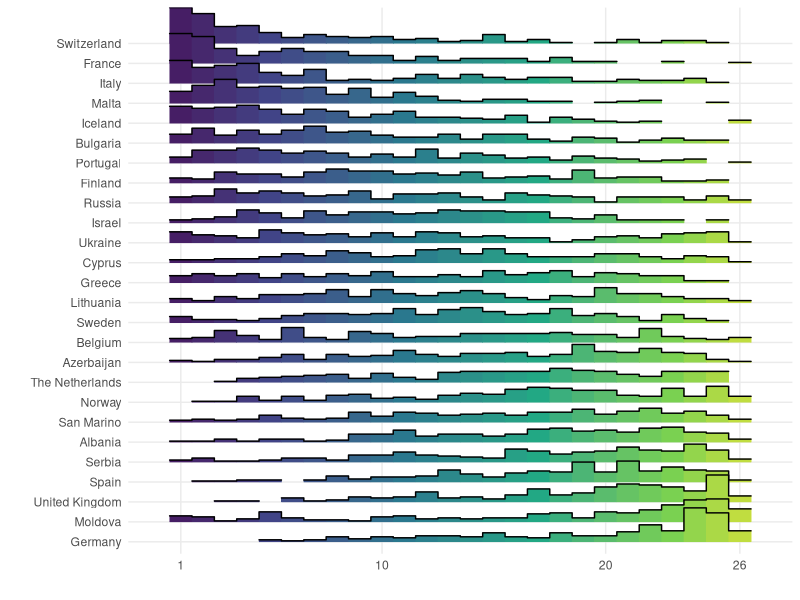
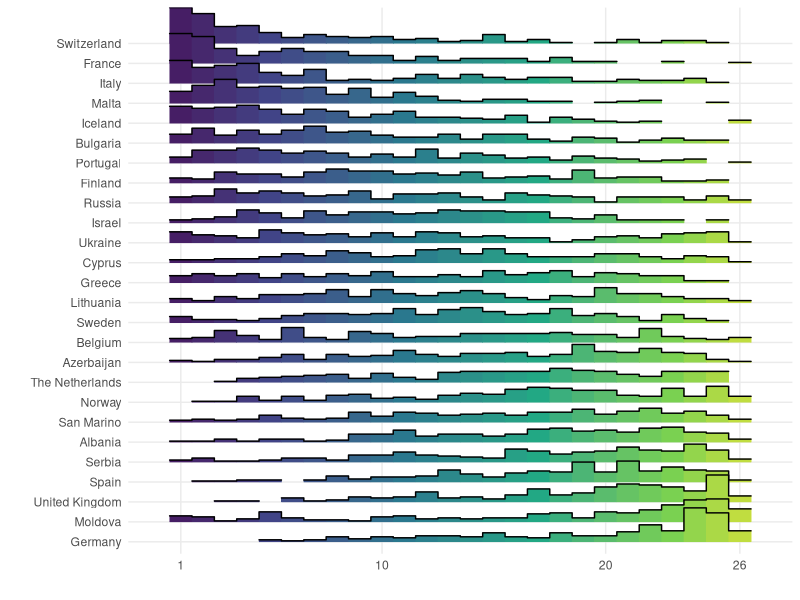

Reproduce these figures in R, in order.
# thought these tweets were good
# https://twitter.com/enmegsohasem/status/1396590957399838720
# wondered about doing a ridgeline plot

# load packages
library(tidyverse)
library(ggridges)

# load data
eurovision_2021 <- 
  read_csv("eurovision_2021_clean_with_points.csv")

# plot it
# like a ridgeline plot, but with a histogram
eurovision_2021 %>% 
  group_by(points_from) %>% 
  mutate(rankings_given = n()) %>% 
  select(points_to:juror_e_ranking, rankings_given) %>% 
  pivot_longer(juror_a_ranking:juror_e_ranking) %>% 
  ggplot() +
  aes(x = value,
      y = fct_rev(fct_reorder(points_to, value))) +
  geom_density_ridges_gradient(stat = "binline",
                               binwidth = 1,
                               aes(fill = ..x..),
                               rel_min_height = 0.001) +
  theme_minimal() +
  theme(legend.position = "none") +
  theme(panel.grid.minor.x = element_blank()) +
  scale_x_continuous(limits = c(0, 27),
                     breaks = c (1, 10, 20, 26))  +
  scale_fill_viridis_c() +
  labs(x = "",
       y = "")
ggsave("jury_ridgeline.png")
